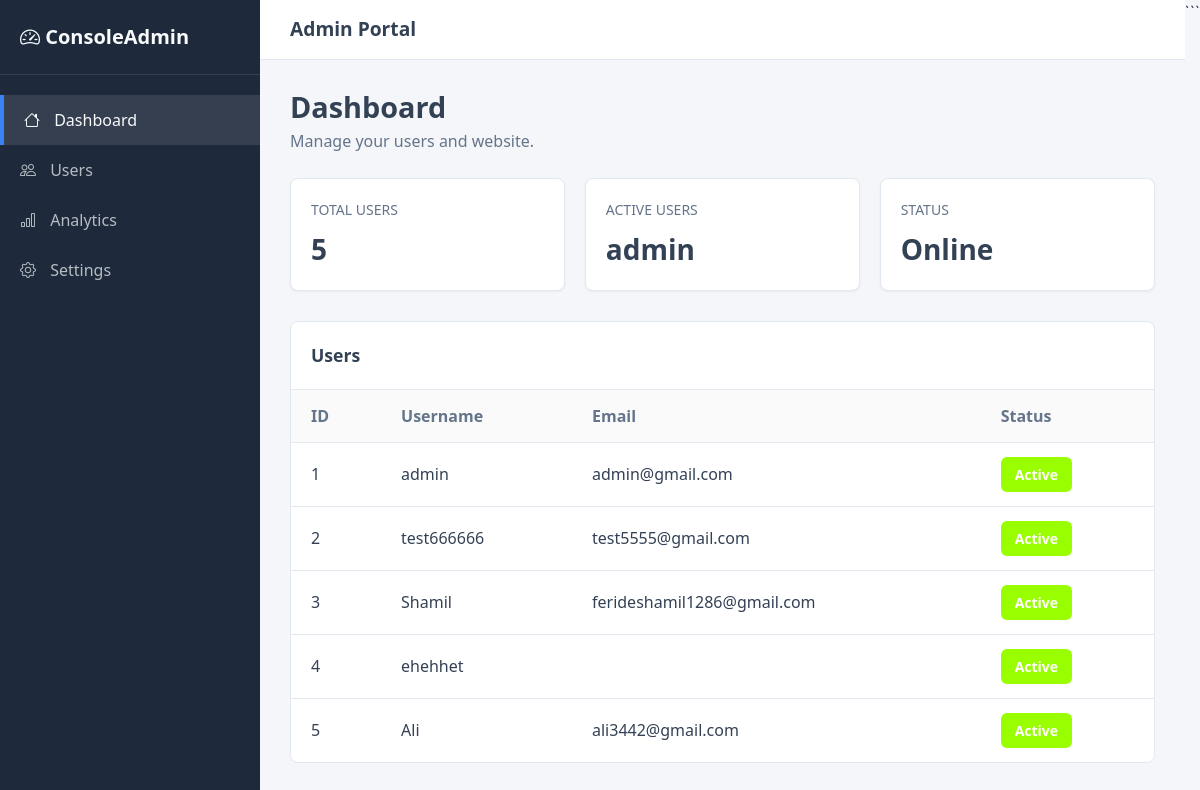
The app's page /admindashboard/ (signed in), older data.
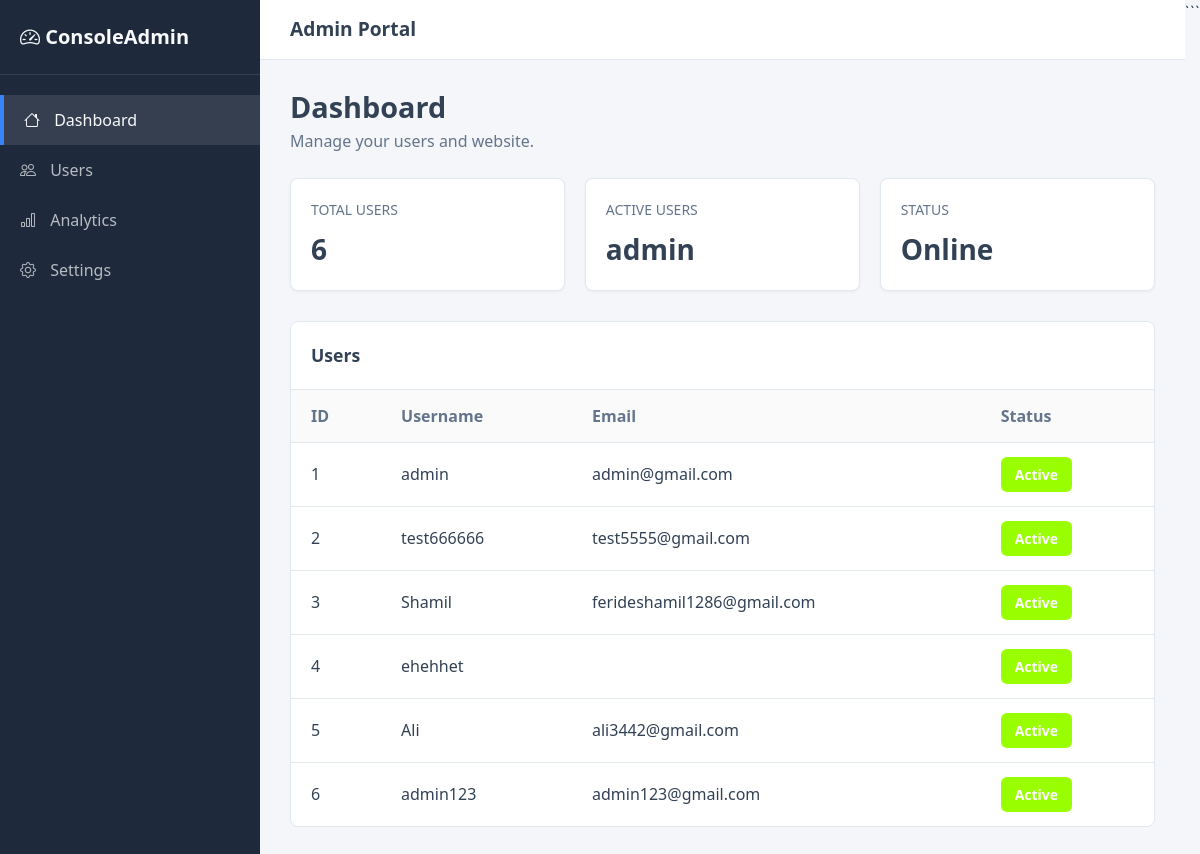
The same page, newer data.
### users/models.py (models this page shows)
class Custom_User(AbstractUser):
    image = models.ImageField(upload_to="users/")
    phone = models.CharField(
    max_length=20,
    blank=True,
    null=True
    )

### main/views.py (the view)
# urls.py: path("admindashboard/",views.admin_dashboard,name="admindashboard"),
@login_required(login_url="login")
def admin_dashboard(request):
    users = User.objects.all()
    total_users = users.count()
    context = {
        "users": users,
        "total_users": total_users
    }
    return render(request, "admin_dashboard.html", context)

### templates/admin_dashboard.html (shortened to what this page needs)
<!DOCTYPE html>
<html lang="en">
<head>
    <link rel="stylesheet"
          href="https://cdn.jsdelivr.net/npm/bootstrap@4.0.0/dist/css/bootstrap.min.css">
    <link rel="stylesheet"
          href="https://cdn.jsdelivr.net/npm/bootstrap-icons@1.11.3/font/bootstrap-icons.min.css">
</head>
<body>
    <aside class="admin-sidebar">
        <div class="sidebar-brand">
            <i class="bi bi-speedometer2"></i>
            ConsoleAdmin
        </div>
        <ul class="sidebar-menu">
            <li class="active">
                <a href="#">
                    <i class="bi bi-house"></i>
                    Dashboard
                </a>
            </li>
            <li>
                <a href="#">
                    <i class="bi bi-people"></i>
                    Users
                </a>
            </li>
            <li>
                <a href="#">
                    <i class="bi bi-bar-chart"></i>
                    Analytics
                </a>
            </li>
            <li>
                <a href="#">
                    <i class="bi bi-gear"></i>
                    Settings
                </a>
            </li>
        </ul>
    </aside>
    <main class="admin-main">
        <header class="admin-header">
            <div class="admin-header-title">
                Admin Portal
            </div>
        </header>
        <div class="dashboard-content">
            <div class="page-title">
                <h1>Dashboard</h1>
                <p>Manage your users and website.</p>
            </div>
            <div class="metrics-grid">
                <div class="dashboard-card">
                    <div class="dashboard-card-title">
                        Total Users
                    </div>
                    <div class="dashboard-card-value">
                        {{ users|length }}
                    </div>
                </div>
                <div class="dashboard-card">
                    <div class="dashboard-card-title">
                        Active Users
                    </div>
                    <div class="dashboard-card-value">
                        {{request.user}}
                    </div>
                </div>
                <div class="dashboard-card">
                    <div class="dashboard-card-title">
                        Status
                    </div>
                    <div class="dashboard-card-value">
                        Online
                    </div>
                </div>
            </div>
            <div class="users-table-container">
                <div class="users-table-title">
                    Users
                </div>
                <table class="users-table">
                    <thead>
                        <tr>
                            <th>ID</th>
                            <th>Username</th>
                            <th>Email</th>
                            <th>Status</th>
                        </tr>
                    </thead>
                    <tbody>
                        {% for user in users %}
                        <tr>
                            <td>
                                {{ user.id }}
                            </td>
                            <td>
                                {{ user.username }}
                            </td>
                            <td>
                                {{ user.email }}
                            </td>
                            <td>
                                <form method="POST"
                                      action="{% url 'toggle_user_active' user.id %}">
                                    {% if user.is_active %}
                                        <button type="submit"
                                                class="status-btn active">
                                            Active
                                        </button>
                                    {% else %}
                                        <button type="submit"
                                                class="status-btn inactive">
                                            Inactive
                                        </button>
                                    {% endif %}
                                </form>
                            </td>
                        </tr>
                        {% empty %}
                        <tr>
                            <td colspan="4" class="text-center">
                                No users found.
                            </td>
                        </tr>
                        {% endfor %}
                    </tbody>
                </table>
            </div>
        </div>
    </main>
</body>
</html>

### templates/admin_dashboard.html (style rules this page uses)
:root { --bg-primary: #f4f6f9; --bg-sidebar: #1e293b; --bg-card: #ffffff; --text-main: #334155; --text-muted: #64748b; --text-light: #f8fafc; --accent: #3b82f6; --border: #e2e8f0; }
* { margin: 0; padding: 0; box-sizing: border-box; font-family: 'Segoe UI', Tahoma, Geneva, Verdana, sans-serif; }
body { background-color: var(--bg-primary); color: var(--text-main); display: flex; min-height: 100vh; }
.admin-sidebar { width: 260px; min-height: 100vh; background-color: var(--bg-sidebar); color: var(--text-light); flex-shrink: 0; }
.sidebar-brand { padding: 22px 20px; font-size: 1.25rem; font-weight: bold; border-bottom: 1px solid rgba(255, 255, 255, 0.1); }
.sidebar-menu { list-style: none; padding: 20px 0; margin: 0; }
.sidebar-menu li a { display: block; padding: 13px 20px; color: var(--text-light); text-decoration: none; opacity: 0.7; transition: 0.2s; }
.sidebar-menu li a:hover, .sidebar-menu li.active a { opacity: 1; background-color: rgba(255, 255, 255, 0.1); border-left: 4px solid var(--accent); }
.sidebar-menu i { margin-right: 10px; }
.admin-main { flex: 1; min-width: 0; }
.admin-header { background-color: var(--bg-card); padding: 15px 30px; display: flex; justify-content: space-between; align-items: center; border-bottom: 1px solid var(--border); }
.admin-header-title { font-size: 1.2rem; font-weight: 600; }
.dashboard-content { padding: 30px; }
.page-title { margin-bottom: 25px; }
.page-title h1 { font-size: 1.8rem; font-weight: 600; margin-bottom: 5px; }
.page-title p { color: var(--text-muted); margin: 0; }
.metrics-grid { display: grid; grid-template-columns: repeat(auto-fit, minmax(220px, 1fr)); gap: 20px; margin-bottom: 30px; }
.dashboard-card { background-color: var(--bg-card); padding: 20px; border-radius: 8px; border: 1px solid var(--border); box-shadow: 0 1px 3px rgba(0, 0, 0, 0.05); }
.dashboard-card-title { font-size: 0.875rem; color: var(--text-muted); margin-bottom: 8px; text-transform: uppercase; }
.dashboard-card-value { font-size: 1.75rem; font-weight: bold; }
.users-table-container { background-color: var(--bg-card); border-radius: 8px; border: 1px solid var(--border); overflow-x: auto; }
.users-table-title { padding: 20px; border-bottom: 1px solid var(--border); font-size: 1.1rem; font-weight: 600; }
.users-table { width: 100%; border-collapse: collapse; }
.users-table th, .users-table td { padding: 14px 20px; border-bottom: 1px solid var(--border); text-align: left; white-space: nowrap; }
.users-table th { background-color: rgba(0, 0, 0, 0.02); color: var(--text-muted); font-weight: 600; }
.users-table tr:last-child td { border-bottom: none; }
.status-btn { border: none; padding: 7px 14px; border-radius: 6px; color: white; cursor: pointer; font-weight: 600; font-size: 14px; }
.status-btn.active { background-color: #99ff00; }

Row changes from the older to the newer data that the page shows:
added Custom_User: id "6", username "admin123", email "admin123@gmail.com", is_active "Active"
Text that changed along with them:
{{ users|length }}: "5" → "6"
